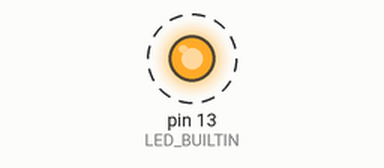
Bench run of a sketch on a simulated Arduino Uno, built with avr-gcc and run on an emulated ATmega328P. On the bench: output pins drawn as LEDs (lit = HIGH). Dashed ring = blinking.

Above: at 0.5 s.
Timing chart, 0 to 4.6 s (numbered marks = the images above):
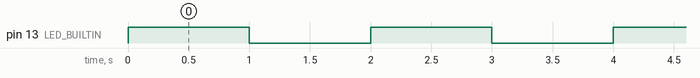

The sketch:

find_ds18b20.ino
```cpp
// #define PIN D0
// #define PIN D1
// #define PIN D2
// #define PIN D3
// #define PIN D4 //  build-in LED
// #define PIN D5
// #define PIN D6
// #define PIN D7
// #define PIN D8 // - boot fails if pulled HIGH
#define PIN 1 // TX - Serial log not work

#include <microDS18B20.h>

MicroDS18B20 <PIN> sensor;  // Создаем термометр без адреса на пине D2
uint8_t address[8];        // Создаем массив для адреса

void setup() {
  // Serial.begin(115200);
  pinMode(LED_BUILTIN, OUTPUT);
}

void loop() {
  // читаем адрес термометра в указанный массив
  if (sensor.readAddress(address)) {  // если успешно, выводим
    // Serial.print('{');
    // for (uint8_t i = 0; i < 8; i++) {
    //   Serial.print("0x");
    //   Serial.print(address[i], HEX);  // Выводим адрес
    //   if (i < 7) Serial.print(", ");
    // }
    // Serial.println('}');

    digitalWrite(LED_BUILTIN, HIGH);

  } else {
    // Serial.println("Not connected");
  }
  delay(1000);
  digitalWrite(LED_BUILTIN, LOW);
  delay(1000);
}
```

Measured:
- by itself, pin 13 (LED_BUILTIN): alternates HIGH for 1.0 s and LOW for 1.0 s
